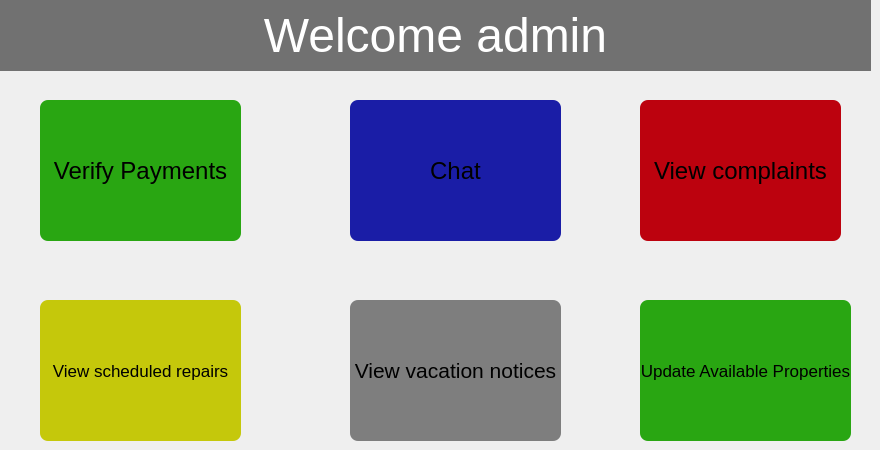
     <widget class="QWidget" name="pageadminHomepage">
      <widget class="QToolButton" name="toolButton_13">
       <property name="geometry">
        <rect>
         <x>640</x>
         <y>100</y>
         <width>201</width>
         <height>141</height>
        </rect>
       </property>
       <property name="font">
        <font>
         <pointsize>18</pointsize>
        </font>
       </property>
       <property name="styleSheet">
        <string notr="true">border-radius:8px;
background-color: rgb(188, 2, 14);</string>
       </property>
       <property name="text">
        <string>View complaints</string>
       </property>
       <property name="icon">
        <iconset resource="resources.qrc">
         <normaloff>:/icons/icons/icons8-strike-100.png</normaloff>:/icons/icons/icons8-strike-100.png</iconset>
       </property>
       <property name="iconSize">
        <size>
         <width>80</width>
         <height>80</height>
        </size>
       </property>
       <property name="toolButtonStyle">
        <enum>Qt::ToolButtonTextUnderIcon</enum>
       </property>
      </widget>
      <widget class="QToolButton" name="toolButton_14">
       <property name="geometry">
        <rect>
         <x>640</x>
         <y>300</y>
         <width>211</width>
         <height>141</height>
        </rect>
       </property>
       <property name="font">
        <font>
         <pointsize>13</pointsize>
        </font>
       </property>
       <property name="styleSheet">
        <string notr="true">border-radius:8px;
background-color: rgb(41, 166, 18);</string>
       </property>
       <property name="text">
        <string>Update Available Properties</string>
       </property>
       <property name="icon">
        <iconset resource="resources.qrc">
         <normaloff>:/icons/icons/icons8-view-90.png</normaloff>:/icons/icons/icons8-view-90.png</iconset>
       </property>
       <property name="iconSize">
        <size>
         <width>80</width>
         <height>80</height>
        </size>
       </property>
       <property name="toolButtonStyle">
        <enum>Qt::ToolButtonTextUnderIcon</enum>
       </property>
      </widget>
      <widget class="QLabel" name="lbl_pageHomepage_welcomeUser_14">
       <property name="geometry">
        <rect>
         <x>0</x>
         <y>0</y>
         <width>871</width>
         <height>71</height>
        </rect>
       </property>
       <property name="font">
        <font>
         <pointsize>36</pointsize>
        </font>
       </property>
       <property name="styleSheet">
        <string notr="true">background-color: rgb(113, 113, 113);
color: rgb(255, 255, 255);</string>
       </property>
       <property name="text">
        <string>Welcome admin</string>
       </property>
       <property name="alignment">
        <set>Qt::AlignCenter</set>
       </property>
      </widget>
      <widget class="QToolButton" name="toolButton_15">
       <property name="geometry">
        <rect>
         <x>350</x>
         <y>300</y>
         <width>211</width>
         <height>141</height>
        </rect>
       </property>
       <property name="font">
        <font>
         <pointsize>16</pointsize>
        </font>
       </property>
       <property name="styleSheet">
        <string notr="true">border-radius:8px;
background-color: rgb(126, 126, 126);</string>
       </property>
       <property name="text">
        <string>View vacation notices</string>
       </property>
       <property name="icon">
        <iconset resource="resources.qrc">
         <normaloff>:/icons/icons/icons8-leave-house-100.png</normaloff>:/icons/icons/icons8-leave-house-100.png</iconset>
       </property>
       <property name="iconSize">
        <size>
         <width>80</width>
         <height>80</height>
        </size>
       </property>
       <property name="toolButtonStyle">
        <enum>Qt::ToolButtonTextUnderIcon</enum>
       </property>
      </widget>
      <widget class="QToolButton" name="toolButton_16">
       <property name="geometry">
        <rect>
         <x>350</x>
         <y>100</y>
         <width>211</width>
         <height>141</height>
        </rect>
       </property>
       <property name="font">
        <font>
         <pointsize>18</pointsize>
        </font>
       </property>
       <property name="styleSheet">
        <string notr="true">border-radius:8px;
background-color: rgb(26, 29, 166);</string>
       </property>
       <property name="text">
        <string>Chat</string>
       </property>
       <property name="icon">
        <iconset resource="resources.qrc">
         <normaloff>:/icons/icons/icons8-chat-room-100.png</normaloff>:/icons/icons/icons8-chat-room-100.png</iconset>
       </property>
       <property name="iconSize">
        <size>
         <width>80</width>
         <height>80</height>
        </size>
       </property>
       <property name="toolButtonStyle">
        <enum>Qt::ToolButtonTextUnderIcon</enum>
       </property>
      </widget>
      <widget class="QToolButton" name="toolButton_17">
       <property name="geometry">
        <rect>
         <x>40</x>
         <y>100</y>
         <width>201</width>
         <height>141</height>
        </rect>
       </property>
       <property name="font">
        <font>
         <pointsize>18</pointsize>
        </font>
       </property>
       <property name="styleSheet">
        <string notr="true">border-radius:8px;
background-color: rgb(41, 166, 18);</string>
       </property>
       <property name="text">
        <string>Verify Payments</string>
       </property>
       <property name="icon">
        <iconset resource="resources.qrc">
         <normaloff>:/icons/icons/icons.png</normaloff>:/icons/icons/icons.png</iconset>
       </property>
       <property name="iconSize">
        <size>
         <width>80</width>
         <height>80</height>
        </size>
       </property>
       <property name="toolButtonStyle">
        <enum>Qt::ToolButtonTextUnderIcon</enum>
       </property>
      </widget>
      <widget class="QToolButton" name="toolButton_18">
       <property name="geometry">
        <rect>
         <x>40</x>
         <y>300</y>
         <width>201</width>
         <height>141</height>
        </rect>
       </property>
       <property name="font">
        <font>
         <pointsize>13</pointsize>
         <weight>50</weight>
         <bold>false</bold>
        </font>
       </property>
       <property name="styleSheet">
        <string notr="true">border-radius:8px;
background-color: rgb(197, 200, 11);</string>
       </property>
       <property name="text">
        <string>View scheduled repairs</string>
       </property>
       <property name="icon">
        <iconset resource="resources.qrc">
         <normaloff>:/icons/icons/icons8-repairs-60.png</normaloff>:/icons/icons/icons8-repairs-60.png</iconset>
       </property>
       <property name="iconSize">
        <size>
         <width>110</width>
         <height>110</height>
        </size>
       </property>
       <property name="toolButtonStyle">
        <enum>Qt::ToolButtonTextUnderIcon</enum>
       </property>
      </widget>
     </widget>
